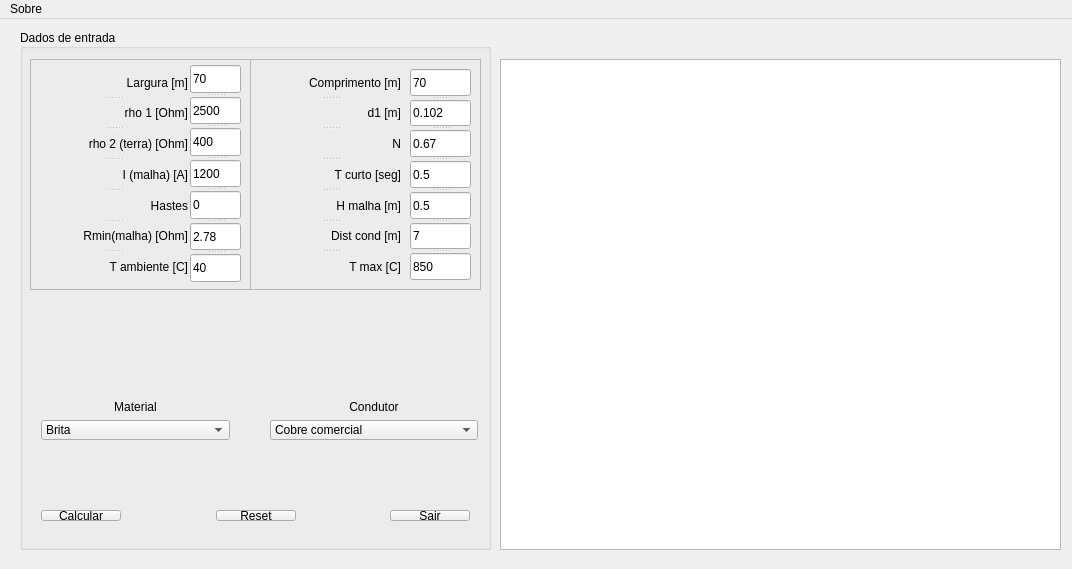
<?xml version="1.0" encoding="UTF-8"?>
<ui version="4.0">
 <class>MalhaCalc</class>
 <widget class="QMainWindow" name="MalhaCalc">
  <property name="geometry">
   <rect>
    <x>0</x>
    <y>0</y>
    <width>1072</width>
    <height>569</height>
   </rect>
  </property>
  <property name="windowTitle">
   <string>MalhaCalc v0.5</string>
  </property>
  <property name="windowIcon">
   <iconset>
    <normaloff>../emf.ico</normaloff>../emf.ico</iconset>
  </property>
  <widget class="QWidget" name="centralWidget">
   <widget class="QGroupBox" name="groupBox">
    <property name="enabled">
     <bool>true</bool>
    </property>
    <property name="geometry">
     <rect>
      <x>20</x>
      <y>10</y>
      <width>471</width>
      <height>521</height>
     </rect>
    </property>
    <property name="sizePolicy">
     <sizepolicy hsizetype="Fixed" vsizetype="Fixed">
      <horstretch>0</horstretch>
      <verstretch>0</verstretch>
     </sizepolicy>
    </property>
    <property name="title">
     <string>Dados de entrada</string>
    </property>
    <property name="alignment">
     <set>Qt::AlignLeading|Qt::AlignLeft|Qt::AlignVCenter</set>
    </property>
    <property name="flat">
     <bool>true</bool>
    </property>
    <widget class="QFrame" name="frame_1">
     <property name="geometry">
      <rect>
       <x>10</x>
       <y>30</y>
       <width>221</width>
       <height>231</height>
      </rect>
     </property>
     <property name="frameShape">
      <enum>QFrame::StyledPanel</enum>
     </property>
     <property name="frameShadow">
      <enum>QFrame::Raised</enum>
     </property>
     <widget class="QSplitter" name="splitter_2">
      <property name="geometry">
       <rect>
        <x>10</x>
        <y>10</y>
        <width>148</width>
        <height>211</height>
       </rect>
      </property>
      <property name="orientation">
       <enum>Qt::Vertical</enum>
      </property>
      <widget class="QLabel" name="label_Largura">
       <property name="text">
        <string>Largura [m]</string>
       </property>
       <property name="alignment">
        <set>Qt::AlignRight|Qt::AlignTrailing|Qt::AlignVCenter</set>
       </property>
       <property name="buddy">
        <cstring>lineEdit_Largura</cstring>
       </property>
      </widget>
      <widget class="QLabel" name="label_Rho1">
       <property name="text">
        <string>rho 1 [Ohm]</string>
       </property>
       <property name="alignment">
        <set>Qt::AlignRight|Qt::AlignTrailing|Qt::AlignVCenter</set>
       </property>
       <property name="buddy">
        <cstring>lineEdit_Rho1</cstring>
       </property>
      </widget>
      <widget class="QLabel" name="label_Rho2">
       <property name="text">
        <string>rho 2 (terra) [Ohm]</string>
       </property>
       <property name="alignment">
        <set>Qt::AlignRight|Qt::AlignTrailing|Qt::AlignVCenter</set>
       </property>
       <property name="buddy">
        <cstring>lineEdit_Rho2</cstring>
       </property>
      </widget>
      <widget class="QLabel" name="label_Imalha">
       <property name="text">
        <string>I (malha) [A]</string>
       </property>
       <property name="alignment">
        <set>Qt::AlignRight|Qt::AlignTrailing|Qt::AlignVCenter</set>
       </property>
       <property name="buddy">
        <cstring>lineEdit_CorrenteMalha</cstring>
       </property>
      </widget>
      <widget class="QLabel" name="label_Hastes">
       <property name="text">
        <string>Hastes</string>
       </property>
       <property name="alignment">
        <set>Qt::AlignRight|Qt::AlignTrailing|Qt::AlignVCenter</set>
       </property>
       <property name="buddy">
        <cstring>lineEdit_Hastes</cstring>
       </property>
      </widget>
      <widget class="QLabel" name="label_Rmin">
       <property name="text">
        <string>Rmin(malha) [Ohm]</string>
       </property>
       <property name="alignment">
        <set>Qt::AlignRight|Qt::AlignTrailing|Qt::AlignVCenter</set>
       </property>
       <property name="buddy">
        <cstring>lineEdit_Rmin</cstring>
       </property>
      </widget>
      <widget class="QLabel" name="label_Tamb">
       <property name="text">
        <string>T ambiente [C]</string>
       </property>
       <property name="alignment">
        <set>Qt::AlignRight|Qt::AlignTrailing|Qt::AlignVCenter</set>
       </property>
       <property name="buddy">
        <cstring>lineEdit_Tambiente</cstring>
       </property>
      </widget>
     </widget>
     <widget class="QSplitter" name="splitter">
      <property name="geometry">
       <rect>
        <x>160</x>
        <y>6</y>
        <width>51</width>
        <height>217</height>
       </rect>
      </property>
      <property name="orientation">
       <enum>Qt::Vertical</enum>
      </property>
      <widget class="QLineEdit" name="lineEdit_Largura">
       <property name="text">
        <string>70</string>
       </property>
      </widget>
      <widget class="QLineEdit" name="lineEdit_Rho1">
       <property name="text">
        <string>2500</string>
       </property>
      </widget>
      <widget class="QLineEdit" name="lineEdit_Rho2">
       <property name="text">
        <string>400</string>
       </property>
      </widget>
      <widget class="QLineEdit" name="lineEdit_CorrenteMalha">
       <property name="text">
        <string>1200</string>
       </property>
      </widget>
      <widget class="QLineEdit" name="lineEdit_Hastes">
       <property name="text">
        <string>0</string>
       </property>
      </widget>
      <widget class="QLineEdit" name="lineEdit_Rmin">
       <property name="text">
        <string>2.78</string>
       </property>
      </widget>
      <widget class="QLineEdit" name="lineEdit_Tambiente">
       <property name="text">
        <string>40</string>
       </property>
      </widget>
     </widget>
    </widget>
    <widget class="QFrame" name="frame_2">
     <property name="geometry">
      <rect>
       <x>230</x>
       <y>30</y>
       <width>231</width>
       <height>231</height>
      </rect>
     </property>
     <property name="frameShape">
      <enum>QFrame::StyledPanel</enum>
     </property>
     <property name="frameShadow">
      <enum>QFrame::Raised</enum>
     </property>
     <widget class="QSplitter" name="splitter_3">
      <property name="geometry">
       <rect>
        <x>160</x>
        <y>10</y>
        <width>61</width>
        <height>211</height>
       </rect>
      </property>
      <property name="orientation">
       <enum>Qt::Vertical</enum>
      </property>
      <widget class="QLineEdit" name="lineEdit_Comprimento">
       <property name="text">
        <string>70</string>
       </property>
      </widget>
      <widget class="QLineEdit" name="lineEdit_D1">
       <property name="text">
        <string>0.102</string>
       </property>
      </widget>
      <widget class="QLineEdit" name="lineEdit_N">
       <property name="text">
        <string>0.67</string>
       </property>
      </widget>
      <widget class="QLineEdit" name="lineEdit_TCurto">
       <property name="text">
        <string>0.5</string>
       </property>
      </widget>
      <widget class="QLineEdit" name="lineEdit_HMalha">
       <property name="text">
        <string>0.5</string>
       </property>
      </widget>
      <widget class="QLineEdit" name="lineEdit_DistCond">
       <property name="text">
        <string>7</string>
       </property>
      </widget>
      <widget class="QLineEdit" name="lineEdit_TMax">
       <property name="text">
        <string>850</string>
       </property>
      </widget>
     </widget>
     <widget class="QSplitter" name="splitter_4">
      <property name="geometry">
       <rect>
        <x>10</x>
        <y>10</y>
        <width>141</width>
        <height>211</height>
       </rect>
      </property>
      <property name="orientation">
       <enum>Qt::Vertical</enum>
      </property>
      <widget class="QLabel" name="label_Comprimento">
       <property name="text">
        <string>Comprimento [m]</string>
       </property>
       <property name="alignment">
        <set>Qt::AlignRight|Qt::AlignTrailing|Qt::AlignVCenter</set>
       </property>
       <property name="buddy">
        <cstring>lineEdit_Comprimento</cstring>
       </property>
      </widget>
      <widget class="QLabel" name="label_D1">
       <property name="text">
        <string>d1 [m]</string>
       </property>
       <property name="alignment">
        <set>Qt::AlignRight|Qt::AlignTrailing|Qt::AlignVCenter</set>
       </property>
       <property name="buddy">
        <cstring>lineEdit_D1</cstring>
       </property>
      </widget>
      <widget class="QLabel" name="label_N">
       <property name="text">
        <string>N</string>
       </property>
       <property name="alignment">
        <set>Qt::AlignRight|Qt::AlignTrailing|Qt::AlignVCenter</set>
       </property>
       <property name="buddy">
        <cstring>lineEdit_N</cstring>
       </property>
      </widget>
      <widget class="QLabel" name="label_Tcurto">
       <property name="text">
        <string>T curto [seg]</string>
       </property>
       <property name="alignment">
        <set>Qt::AlignRight|Qt::AlignTrailing|Qt::AlignVCenter</set>
       </property>
       <property name="buddy">
        <cstring>lineEdit_TCurto</cstring>
       </property>
      </widget>
      <widget class="QLabel" name="label_Hmalha">
       <property name="text">
        <string>H malha [m]</string>
       </property>
       <property name="alignment">
        <set>Qt::AlignRight|Qt::AlignTrailing|Qt::AlignVCenter</set>
       </property>
       <property name="buddy">
        <cstring>lineEdit_HMalha</cstring>
       </property>
      </widget>
      <widget class="QLabel" name="label_DistCond">
       <property name="text">
        <string>Dist cond [m]</string>
       </property>
       <property name="alignment">
        <set>Qt::AlignRight|Qt::AlignTrailing|Qt::AlignVCenter</set>
       </property>
       <property name="buddy">
        <cstring>lineEdit_DistCond</cstring>
       </property>
      </widget>
      <widget class="QLabel" name="label_Tmax">
       <property name="text">
        <string>T max [C]</string>
       </property>
       <property name="alignment">
        <set>Qt::AlignRight|Qt::AlignTrailing|Qt::AlignVCenter</set>
       </property>
       <property name="buddy">
        <cstring>lineEdit_TMax</cstring>
       </property>
      </widget>
     </widget>
    </widget>
    <widget class="QWidget" name="layoutWidget">
     <property name="geometry">
      <rect>
       <x>10</x>
       <y>360</y>
       <width>211</width>
       <height>62</height>
      </rect>
     </property>
     <layout class="QVBoxLayout" name="verticalLayout_3">
      <item>
       <widget class="QLabel" name="label_Material">
        <property name="text">
         <string>Material</string>
        </property>
        <property name="alignment">
         <set>Qt::AlignCenter</set>
        </property>
        <property name="buddy">
         <cstring>comboBox_Material</cstring>
        </property>
       </widget>
      </item>
      <item>
       <widget class="QComboBox" name="comboBox_Material">
        <property name="currentText">
         <string>Brita</string>
        </property>
        <property name="currentIndex">
         <number>5</number>
        </property>
        <item>
         <property name="text">
          <string>Pântano</string>
         </property>
        </item>
        <item>
         <property name="text">
          <string>Lodo</string>
         </property>
        </item>
        <item>
         <property name="text">
          <string>Humus</string>
         </property>
        </item>
        <item>
         <property name="text">
          <string>Areia Argilosa</string>
         </property>
        </item>
        <item>
         <property name="text">
          <string>Areia Silicosa</string>
         </property>
        </item>
        <item>
         <property name="text">
          <string>Brita</string>
         </property>
        </item>
        <item>
         <property name="text">
          <string>Calcáreo</string>
         </property>
        </item>
        <item>
         <property name="text">
          <string>Granito</string>
         </property>
        </item>
       </widget>
      </item>
     </layout>
    </widget>
    <widget class="QWidget" name="layoutWidget">
     <property name="geometry">
      <rect>
       <x>239</x>
       <y>360</y>
       <width>230</width>
       <height>62</height>
      </rect>
     </property>
     <layout class="QVBoxLayout" name="verticalLayout_4">
      <item>
       <widget class="QLabel" name="label_Condutor">
        <property name="text">
         <string>Condutor</string>
        </property>
        <property name="alignment">
         <set>Qt::AlignCenter</set>
        </property>
        <property name="buddy">
         <cstring>comboBox_Condutor</cstring>
        </property>
       </widget>
      </item>
      <item>
       <widget class="QComboBox" name="comboBox_Condutor">
        <property name="currentText">
         <string>Cobre comercial</string>
        </property>
        <property name="currentIndex">
         <number>1</number>
        </property>
        <item>
         <property name="text">
          <string>Cobre mole</string>
         </property>
        </item>
        <item>
         <property name="text">
          <string>Cobre comercial</string>
         </property>
        </item>
        <item>
         <property name="text">
          <string>Cobre com alma de aço</string>
         </property>
        </item>
        <item>
         <property name="text">
          <string>Alumínio com alma de aço</string>
         </property>
        </item>
        <item>
         <property name="text">
          <string>Aço 1020</string>
         </property>
        </item>
        <item>
         <property name="text">
          <string>Aço inoxidável</string>
         </property>
        </item>
        <item>
         <property name="text">
          <string>Zinco</string>
         </property>
        </item>
        <item>
         <property name="text">
          <string>Aço inoxidável 304</string>
         </property>
        </item>
       </widget>
      </item>
     </layout>
    </widget>
    <widget class="QWidget" name="layoutWidget">
     <property name="geometry">
      <rect>
       <x>10</x>
       <y>470</y>
       <width>451</width>
       <height>33</height>
      </rect>
     </property>
     <layout class="QHBoxLayout" name="horizontalLayout">
      <item>
       <widget class="QPushButton" name="pushButton_Calcular">
        <property name="text">
         <string>Calcular</string>
        </property>
       </widget>
      </item>
      <item>
       <spacer name="horizontalSpacer_2">
        <property name="orientation">
         <enum>Qt::Horizontal</enum>
        </property>
        <property name="sizeHint" stdset="0">
         <size>
          <width>13</width>
          <height>20</height>
         </size>
        </property>
       </spacer>
      </item>
      <item>
       <widget class="QPushButton" name="pushButton_Reset">
        <property name="text">
         <string>Reset</string>
        </property>
       </widget>
      </item>
      <item>
       <spacer name="horizontalSpacer">
        <property name="orientation">
         <enum>Qt::Horizontal</enum>
        </property>
        <property name="sizeHint" stdset="0">
         <size>
          <width>13</width>
          <height>20</height>
         </size>
        </property>
       </spacer>
      </item>
      <item>
       <widget class="QPushButton" name="pushButton_Sair">
        <property name="text">
         <string>Sair</string>
        </property>
       </widget>
      </item>
     </layout>
    </widget>
   </widget>
   <widget class="QTextBrowser" name="textBrowser">
    <property name="geometry">
     <rect>
      <x>500</x>
      <y>40</y>
      <width>561</width>
      <height>491</height>
     </rect>
    </property>
    <property name="sizePolicy">
     <sizepolicy hsizetype="Preferred" vsizetype="Preferred">
      <horstretch>0</horstretch>
      <verstretch>0</verstretch>
     </sizepolicy>
    </property>
    <property name="layoutDirection">
     <enum>Qt::LeftToRight</enum>
    </property>
    <property name="frameShadow">
     <enum>QFrame::Raised</enum>
    </property>
   </widget>
  </widget>
  <widget class="QMenuBar" name="menuBar">
   <property name="geometry">
    <rect>
     <x>0</x>
     <y>0</y>
     <width>1072</width>
     <height>28</height>
    </rect>
   </property>
   <widget class="QMenu" name="menuSobre">
    <property name="title">
     <string>Sobre</string>
    </property>
    <addaction name="actionConsideraes"/>
    <addaction name="actionAutor"/>
   </widget>
   <addaction name="menuSobre"/>
  </widget>
  <action name="actionConsideraes">
   <property name="text">
    <string>Considerações</string>
   </property>
  </action>
  <action name="actionAutor">
   <property name="text">
    <string>Autor</string>
   </property>
  </action>
 </widget>
 <layoutdefault spacing="6" margin="11"/>
 <resources/>
 <connections>
  <connection>
   <sender>pushButton_Sair</sender>
   <signal>clicked()</signal>
   <receiver>MalhaCalc</receiver>
   <slot>close()</slot>
   <hints>
    <hint type="sourcelabel">
     <x>423</x>
     <y>541</y>
    </hint>
    <hint type="destinationlabel">
     <x>566</x>
     <y>541</y>
    </hint>
   </hints>
  </connection>
 </connections>
</ui>
